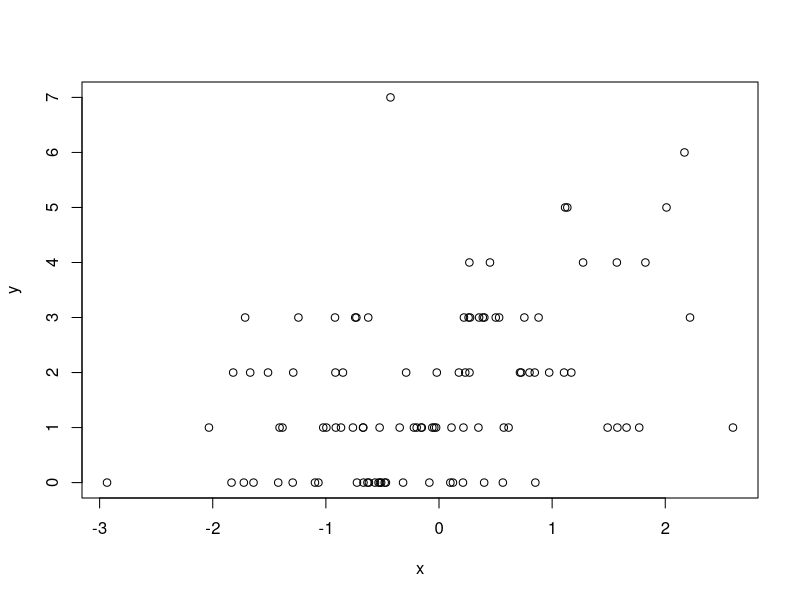

R code for this plot:

##Poisson Model
##Y~Poisson (mu)
##log(mu)=beta0+ beta1 *X
##beta0=0.5 , beta1 =0.3 using rpois function
system.time({
set.seed(30)
x<-rnorm(100)
log.mu<-0.5+0.3*x
y<-rpois(100,exp(log.mu))
summary(y)
plot(x,y)})


set.seed(10)
x <- rep(0:1, each = 5)
e <- rnorm(10, 0, 20)
y <- 0.5 + 2 * x + e
y